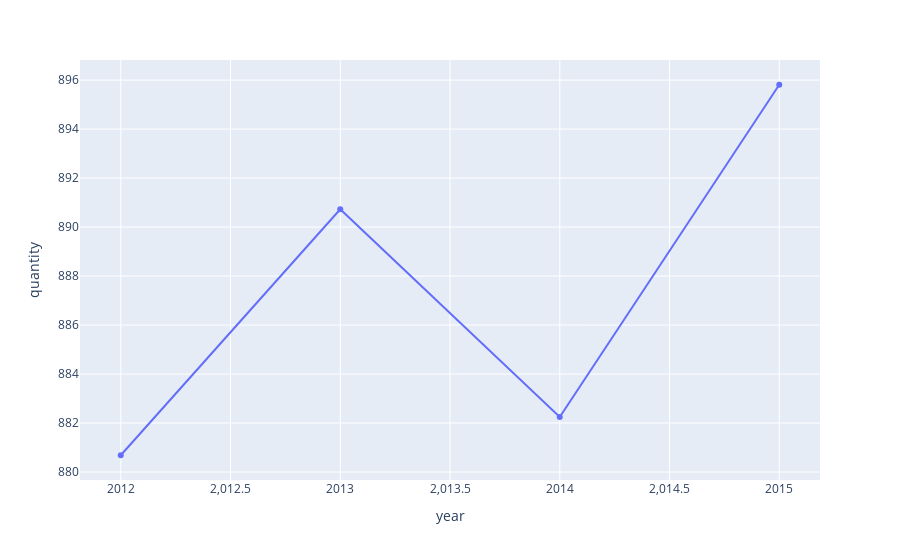

Here is the notebook cell this chart was saved with:
### Code cell
px.line(quantity_by_year, x='year', y='quantity', markers='*')

### Figure 1 — Plotly figure (JSON) as saved in the notebook; plotly's stock layout.template omitted (floating-point values rounded to 4 significant figures)
{"data": [{"hovertemplate": "year=%{x}<br>quantity=%{y}<extra></extra>", "legendgroup": "", "line": {"color": "#636efa", "dash": "solid"}, "marker": {"symbol": "circle"}, "mode": "lines+markers", "name": "", "orientation": "v", "showlegend": false, "type": "scatter", "x": [2012, 2013, 2014, 2015], "xaxis": "x", "y": [880.7, 890.7, 882.2, 895.8], "yaxis": "y"}], "layout": {"legend": {"tracegroupgap": 0}, "margin": {"t": 60}, "xaxis": {"anchor": "y", "domain": [0, 1], "title": {"text": "year"}}, "yaxis": {"anchor": "x", "domain": [0, 1], "title": {"text": "quantity"}}}}
